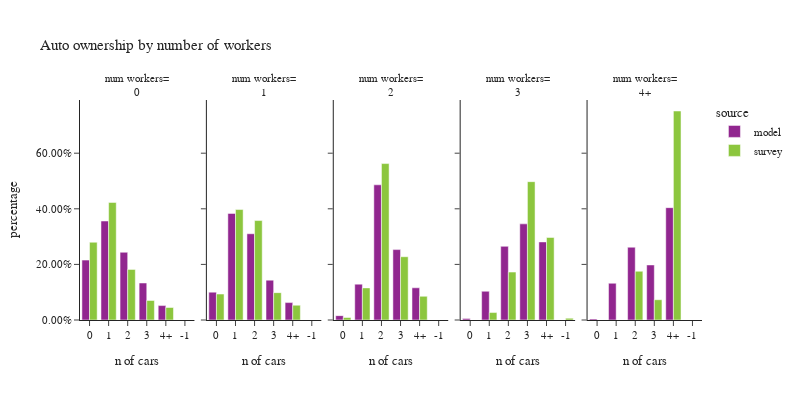

Notebook code for this chart:
### Code cell
plot_auto(hh,'num_workers_simple','number of workers','num workers')

### Figure 1 — Plotly figure (JSON) as saved in the notebook; plotly's stock layout.template omitted (floating-point values rounded to 4 significant figures)
{"data": [{"alignmentgroup": "True", "customdata": [[83265], [137586], [94132], [51424], [20048]], "hovertemplate": "source=model<br>num_workers_simple=0<br>auto_ownership_simple=%{x}<br>percentage=%{y}<br>sample count=%{customdata[0]}<extra></extra>", "legendgroup": "model", "marker": {"color": "#91268F", "pattern": {"shape": ""}}, "name": "model", "offsetgroup": "model", "orientation": "v", "showlegend": true, "textposition": "auto", "type": "bar", "x": ["0", "1", "2", "3", "4+"], "xaxis": "x", "y": [0.2155, 0.356, 0.2436, 0.1331, 0.05188], "yaxis": "y"}, {"alignmentgroup": "True", "customdata": [[69948], [267515], [216424], [100054], [43698]], "hovertemplate": "source=model<br>num_workers_simple=1<br>auto_ownership_simple=%{x}<br>percentage=%{y}<br>sample count=%{customdata[0]}<extra></extra>", "legendgroup": "model", "marker": {"color": "#91268F", "pattern": {"shape": ""}}, "name": "model", "offsetgroup": "model", "orientation": "v", "showlegend": false, "textposition": "auto", "type": "bar", "x": ["0", "1", "2", "3", "4+"], "xaxis": "x2", "y": [0.1003, 0.3835, 0.3102, 0.1434, 0.06264], "yaxis": "y2"}, {"alignmentgroup": "True", "customdata": [[8663], [71227], [268453], [139794], [63946]], "hovertemplate": "source=model<br>num_workers_simple=2<br>auto_ownership_simple=%{x}<br>percentage=%{y}<br>sample count=%{customdata[0]}<extra></extra>", "legendgroup": "model", "marker": {"color": "#91268F", "pattern": {"shape": ""}}, "name": "model", "offsetgroup": "model", "orientation": "v", "showlegend": false, "textposition": "auto", "type": "bar", "x": ["0", "1", "2", "3", "4+"], "xaxis": "x3", "y": [0.01569, 0.129, 0.4863, 0.2532, 0.1158], "yaxis": "y3"}, {"alignmentgroup": "True", "customdata": [[345], [7210], [18473], [24108], [19585]], "hovertemplate": "source=model<br>num_workers_simple=3<br>auto_ownership_simple=%{x}<br>percentage=%{y}<br>sample count=%{customdata[0]}<extra></extra>", "legendgroup": "model", "marker": {"color": "#91268F", "pattern": {"shape": ""}}, "name": "model", "offsetgroup": "model", "orientation": "v", "showlegend": false, "textposition": "auto", "type": "bar", "x": ["0", "1", "2", "3", "4+"], "xaxis": "x4", "y": [0.004948, 0.1034, 0.265, 0.3458, 0.2809], "yaxis": "y4"}, {"alignmentgroup": "True", "customdata": [[118], [3995], [7914], [5987], [12217]], "hovertemplate": "source=model<br>num_workers_simple=4+<br>auto_ownership_simple=%{x}<br>percentage=%{y}<br>sample count=%{customdata[0]}<extra></extra>", "legendgroup": "model", "marker": {"color": "#91268F", "pattern": {"shape": ""}}, "name": "model", "offsetgroup": "model", "orientation": "v", "showlegend": false, "textposition": "auto", "type": "bar", "x": ["0", "1", "2", "3", "4+"], "xaxis": "x5", "y": [0.003903, 0.1321, 0.2618, 0.198, 0.4041], "yaxis": "y5"}, {"alignmentgroup": "True", "customdata": [[219], [407], [227], [75], [27]], "hovertemplate": "source=survey<br>num_workers_simple=0<br>auto_ownership_simple=%{x}<br>percentage=%{y}<br>sample count=%{customdata[0]}<extra></extra>", "legendgroup": "survey", "marker": {"color": "#8CC63E", "pattern": {"shape": ""}}, "name": "survey", "offsetgroup": "survey", "orientation": "v", "showlegend": true, "textposition": "auto", "type": "bar", "x": ["0", "1", "2", "3", "4+"], "xaxis": "x", "y": [0.2797, 0.4229, 0.1821, 0.07024, 0.04499], "yaxis": "y"}, {"alignmentgroup": "True", "customdata": [[315], [827], [297], [64], [33]], "hovertemplate": "source=survey<br>num_workers_simple=1<br>auto_ownership_simple=%{x}<br>percentage=%{y}<br>sample count=%{customdata[0]}<extra></extra>", "legendgroup": "survey", "marker": {"color": "#8CC63E", "pattern": {"shape": ""}}, "name": "survey", "offsetgroup": "survey", "orientation": "v", "showlegend": false, "textposition": "auto", "type": "bar", "x": ["0", "1", "2", "3", "4+"], "xaxis": "x2", "y": [0.09331, 0.3973, 0.3577, 0.0984, 0.05325], "yaxis": "y2"}, {"alignmentgroup": "True", "customdata": [[38], [335], [490], [100], [37]], "hovertemplate": "source=survey<br>num_workers_simple=2<br>auto_ownership_simple=%{x}<br>percentage=%{y}<br>sample count=%{customdata[0]}<extra></extra>", "legendgroup": "survey", "marker": {"color": "#8CC63E", "pattern": {"shape": ""}}, "name": "survey", "offsetgroup": "survey", "orientation": "v", "showlegend": false, "textposition": "auto", "type": "bar", "x": ["0", "1", "2", "3", "4+"], "xaxis": "x3", "y": [0.008972, 0.1155, 0.5627, 0.2276, 0.08527], "yaxis": "y3"}, {"alignmentgroup": "True", "customdata": [[1], [6], [18], [27], [13]], "hovertemplate": "source=survey<br>num_workers_simple=3<br>auto_ownership_simple=%{x}<br>percentage=%{y}<br>sample count=%{customdata[0]}<extra></extra>", "legendgroup": "survey", "marker": {"color": "#8CC63E", "pattern": {"shape": ""}}, "name": "survey", "offsetgroup": "survey", "orientation": "v", "showlegend": false, "textposition": "auto", "type": "bar", "x": ["-1", "1", "2", "3", "4+"], "xaxis": "x4", "y": [0.006446, 0.02681, 0.1723, 0.4976, 0.2968], "yaxis": "y4"}, {"alignmentgroup": "True", "customdata": [[2], [2], [8]], "hovertemplate": "source=survey<br>num_workers_simple=4+<br>auto_ownership_simple=%{x}<br>percentage=%{y}<br>sample count=%{customdata[0]}<extra></extra>", "legendgroup": "survey", "marker": {"color": "#8CC63E", "pattern": {"shape": ""}}, "name": "survey", "offsetgroup": "survey", "orientation": "v", "showlegend": false, "textposition": "auto", "type": "bar", "x": ["2", "3", "4+"], "xaxis": "x5", "y": [0.1753, 0.07294, 0.7518], "yaxis": "y5"}], "layout": {"annotations": [{"font": {}, "showarrow": false, "text": "num workers=<br>0", "x": 0.092, "xanchor": "center", "xref": "paper", "y": 1.0, "yanchor": "bottom", "yref": "paper"}, {"font": {}, "showarrow": false, "text": "num workers=<br>1", "x": 0.296, "xanchor": "center", "xref": "paper", "y": 1.0, "yanchor": "bottom", "yref": "paper"}, {"font": {}, "showarrow": false, "text": "num workers=<br>2", "x": 0.5, "xanchor": "center", "xref": "paper", "y": 1.0, "yanchor": "bottom", "yref": "paper"}, {"font": {}, "showarrow": false, "text": "num workers=<br>3", "x": 0.704, "xanchor": "center", "xref": "paper", "y": 1.0, "yanchor": "bottom", "yref": "paper"}, {"font": {}, "showarrow": false, "text": "num workers=<br>4+", "x": 0.908, "xanchor": "center", "xref": "paper", "y": 1.0, "yanchor": "bottom", "yref": "paper"}], "barmode": "group", "font": {"size": 11}, "height": 400, "legend": {"title": {"text": "source"}, "tracegroupgap": 0}, "title": {"text": "Auto ownership by number of workers"}, "width": 800, "xaxis": {"anchor": "y", "domain": [0.0, 0.184], "title": {"text": "n of cars"}}, "xaxis2": {"anchor": "y2", "domain": [0.204, 0.388], "matches": "x", "title": {"text": "n of cars"}}, "xaxis3": {"anchor": "y3", "domain": [0.408, 0.592], "matches": "x", "title": {"text": "n of cars"}}, "xaxis4": {"anchor": "y4", "domain": [0.612, 0.796], "matches": "x", "title": {"text": "n of cars"}}, "xaxis5": {"anchor": "y5", "domain": [0.816, 1.0], "matches": "x", "title": {"text": "n of cars"}}, "yaxis": {"anchor": "x", "domain": [0.0, 1.0], "tickformat": ".2%", "title": {"text": "percentage"}}, "yaxis2": {"anchor": "x2", "domain": [0.0, 1.0], "matches": "y", "showticklabels": false, "tickformat": ".2%"}, "yaxis3": {"anchor": "x3", "domain": [0.0, 1.0], "matches": "y", "showticklabels": false, "tickformat": ".2%"}, "yaxis4": {"anchor": "x4", "domain": [0.0, 1.0], "matches": "y", "showticklabels": false, "tickformat": ".2%"}, "yaxis5": {"anchor": "x5", "domain": [0.0, 1.0], "matches": "y", "showticklabels": false, "tickformat": ".2%"}}}
